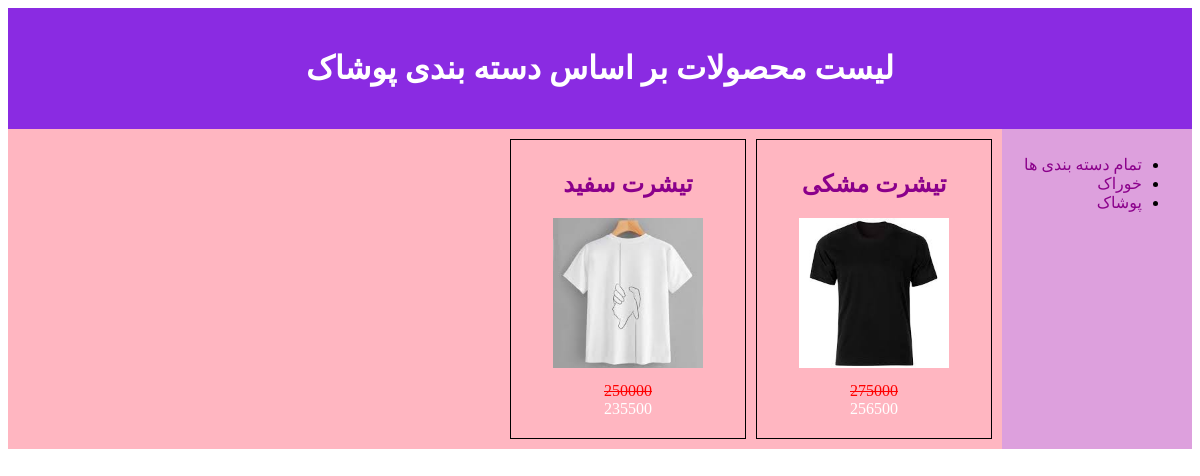
The page /products/pooshak/ on the database its author committed.
### shop/models.py (models this page shows, shortened)
class Category(models.Model):
    name = models.CharField(max_length=250)
    slug = models.SlugField(max_length=250, unique=True)
    class Meta:
        ordering = ['name']
        indexes = [models.Index(fields=['name'])]
        verbose_name = 'دسته بندی'
        verbose_name_plural = 'دسته بندی ها'
    def get_absolute_url(self):
        return reverse('shop:product_list_by_category', args=[self.slug])

class Product(models.Model):
    category = models.ForeignKey(Category, on_delete=models.CASCADE, related_name='products', verbose_name='دسته بندی')
    name = models.CharField(max_length=250, verbose_name='نام محصول')
    slug = models.SlugField(max_length=250, unique=True, verbose_name='اسلاگ')
    description = models.TextField(verbose_name='توضیحات')
    inventory = models.PositiveIntegerField(default=0, verbose_name='موجودی')
    weight = models.PositiveIntegerField(default=0, verbose_name='وزن')
    price = models.PositiveIntegerField(default=0, verbose_name='قیمت')
    off = models.PositiveIntegerField(default=0, verbose_name='تخفیف')
    new_price = models.PositiveIntegerField(default=0, verbose_name='قیمت پس از تخفیف')
    created = models.DateTimeField(auto_now_add=True, verbose_name='زمان ایجاد')
    updated = models.DateTimeField(auto_now=True, verbose_name='تاریخ به روز رسانی')
    class Meta:
        ordering = ['-created']
        indexes = [
            models.Index(fields=['id', 'slug']),
            models.Index(fields=['name']),
            models.Index(fields=['-created']),
        ]
        verbose_name = 'محصول'
        verbose_name_plural = 'محصولات'
    def get_absolute_url(self):
        return reverse('shop:product_detail', kwargs={'id': self.id, 'slug': self.slug})

class Image(models.Model):
    product = models.ForeignKey(Product, on_delete=models.CASCADE, related_name="images", verbose_name="محصول")
    file = models.ImageField(upload_to="product_images/%Y/%m/%d")
    title = models.CharField(max_length=250, verbose_name="عنوان", null=True, blank=True)
    description = models.TextField(verbose_name="توضیحات", null=True, blank=True)
    created = models.DateTimeField(auto_now_add=True)
    class Meta:
        ordering = ['-created']
        indexes = [
            models.Index(fields=['-created'])
        ]
        verbose_name = "تصویر"
        verbose_name_plural = "تصویر ها"

### shop/views.py (the view)
# urls.py: path('products/', views.product_list, name='product_list'),
def product_list(request, category_slug=None):
    category = None
    categories = Category.objects.all()
    products = Product.objects.all()
    if category_slug:
        category = get_object_or_404(Category, slug=category_slug)
        products = products.filter(category=category)
    context = {
        'category': category,
        'categories': categories,
        'products': products,
    }
    return render(request, 'shop/product_list.html', context)

### shop/templates/shop/product_list.html (shortened to what this page needs)
{% extends 'parent/base.html' %}
{% block content %}
<div class="header">
    {% if category %}
    <h1>لیست محصولات بر اساس دسته بندی {{category.name}}</h1>
    {% else %}
    <h1>لیست محصولات</h1>
    {% endif %}
</div>
<div class="container">
    <div class="small-div">
        <ul class="categories">
            <li class="category"><a href="{% url 'shop:product_list' %}">تمام دسته بندی ها</a></li>
            {%for ct in categories %}
            <li class="category"><a href="{{ ct.get_absolute_url }}">{{ct.name}}</a></li>
            {% endfor %}
        </ul>
    </div>
    <div class="large-div">
        {% for product in products %}
        <div class="product">
            <h2><a href="{{ product.get_absolute_url }}">{{product.name}}</a></h2>
            <img class="pic" src="{{product.images.first.file.url}}" alt="">
            <div class="price">
                <span class="original-price">{{product.price}}</span>
                <br>
                <span class="discount-price">{{product.new_price}}</span>
            </div>
        </div>
        {% endfor %}
    </div>
</div>
{% endblock content %}

### shop/static/css/base.css (style rules this page uses)
.header { padding: 20px; background-color: blueviolet; color: white; text-align: center; }
.container { display: flex; }
.small-div { width:170px; height:300px; background-color: plum; padding: 10px; }
a:link, a:visited { color: darkmagenta; text-decoration: none; }
.large-div { flex-grow: 1; background-color: lightpink; padding: 10px; display: grid; grid-template-columns: repeat(auto-fill, minmax(200px, 1fr)); gap: 10px; }
.product { text-align: center; border: 1px solid ; padding: 10px; }
.pic { width: 150px; height: 150px; }
.price { position: relative; margin-top: 10px; }
.original-price { text-decoration: line-through; color: red; }
.discount-price { color: white; }

### rows shown on the page
Category: name "پوشاک"
Category: name "خوراک"
Product: name "تیشرت مشکی", images.first.file (picture), price "275000", new_price "256500"
Product: name "تیشرت سفید", images.first.file (picture), price "250000", new_price "235500"
